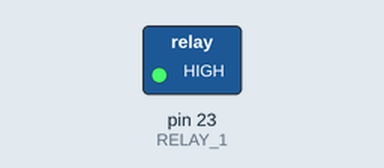
This sketch was run on a simulated Arduino Mega 2560, built with avr-gcc and run on an emulated ATmega2560. Shown: switched loads named in the sketch (green lamp = pin HIGH).

Above: at 0.1 s.
Timing chart, 0 to 1.6 s (numbered marks = the images above):
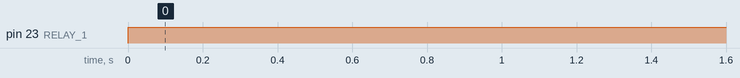

Measured:
- by itself, pin 23 (RELAY_1): LOW → HIGH at 0.00 s

The sketch:

water_pump.ino
```cpp
#include <Controllino.h>
#define RELAY_1 23  //Relay num. 1, pin 23 to control a pump

void setup() {
  pinMode(RELAY_1, OUTPUT);
}

void loop() {
  digitalWrite(RELAY_1, HIGH); //pump ON
}
```
